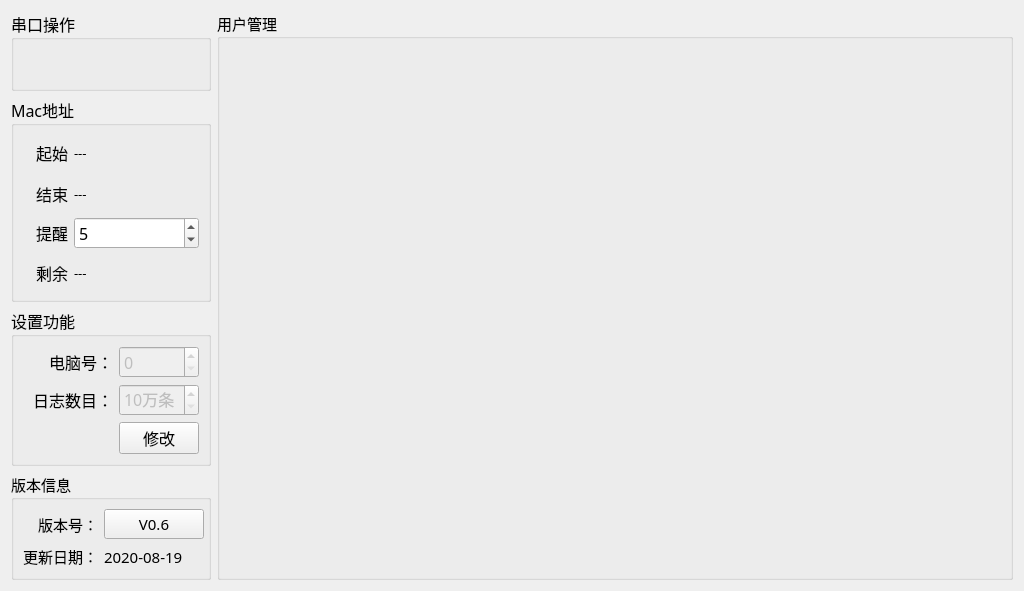
<?xml version="1.0" encoding="UTF-8"?>
<ui version="4.0">
 <class>Setup_MainWid</class>
 <widget class="QWidget" name="Setup_MainWid">
  <property name="geometry">
   <rect>
    <x>0</x>
    <y>0</y>
    <width>1024</width>
    <height>591</height>
   </rect>
  </property>
  <property name="font">
   <font>
    <family>微软雅黑</family>
    <pointsize>11</pointsize>
   </font>
  </property>
  <property name="windowTitle">
   <string>Form</string>
  </property>
  <layout class="QGridLayout" name="gridLayout_6">
   <item row="0" column="0">
    <widget class="QGroupBox" name="groupBox_3">
     <property name="minimumSize">
      <size>
       <width>0</width>
       <height>80</height>
      </size>
     </property>
     <property name="maximumSize">
      <size>
       <width>200</width>
       <height>110</height>
      </size>
     </property>
     <property name="font">
      <font>
       <family>微软雅黑</family>
       <pointsize>12</pointsize>
      </font>
     </property>
     <property name="title">
      <string>串口操作</string>
     </property>
     <layout class="QGridLayout" name="gridLayout">
      <property name="topMargin">
       <number>0</number>
      </property>
      <item row="0" column="0">
       <widget class="QWidget" name="comWid" native="true">
        <property name="minimumSize">
         <size>
          <width>0</width>
          <height>70</height>
         </size>
        </property>
       </widget>
      </item>
     </layout>
    </widget>
   </item>
   <item row="0" column="1" rowspan="4">
    <widget class="QGroupBox" name="groupBox_5">
     <property name="title">
      <string>用户管理</string>
     </property>
     <layout class="QGridLayout" name="gridLayout_4">
      <item row="0" column="0">
       <widget class="QStackedWidget" name="stackedWid"/>
      </item>
     </layout>
    </widget>
   </item>
   <item row="1" column="0">
    <widget class="QGroupBox" name="groupBox_4">
     <property name="maximumSize">
      <size>
       <width>200</width>
       <height>260</height>
      </size>
     </property>
     <property name="font">
      <font>
       <family>微软雅黑</family>
       <pointsize>12</pointsize>
      </font>
     </property>
     <property name="title">
      <string>Mac地址</string>
     </property>
     <layout class="QGridLayout" name="gridLayout_3">
      <item row="0" column="0">
       <widget class="QLabel" name="label_10">
        <property name="minimumSize">
         <size>
          <width>0</width>
          <height>35</height>
         </size>
        </property>
        <property name="maximumSize">
         <size>
          <width>45</width>
          <height>16777215</height>
         </size>
        </property>
        <property name="text">
         <string>起始</string>
        </property>
        <property name="alignment">
         <set>Qt::AlignRight|Qt::AlignTrailing|Qt::AlignVCenter</set>
        </property>
       </widget>
      </item>
      <item row="0" column="1" colspan="2">
       <widget class="QLabel" name="startMacLab">
        <property name="font">
         <font>
          <family>宋体</family>
          <pointsize>10</pointsize>
         </font>
        </property>
        <property name="text">
         <string>---</string>
        </property>
       </widget>
      </item>
      <item row="1" column="0">
       <widget class="QLabel" name="label_9">
        <property name="minimumSize">
         <size>
          <width>0</width>
          <height>35</height>
         </size>
        </property>
        <property name="maximumSize">
         <size>
          <width>45</width>
          <height>16777215</height>
         </size>
        </property>
        <property name="text">
         <string>结束</string>
        </property>
        <property name="alignment">
         <set>Qt::AlignRight|Qt::AlignTrailing|Qt::AlignVCenter</set>
        </property>
       </widget>
      </item>
      <item row="1" column="1" colspan="2">
       <widget class="QLabel" name="endMacLab">
        <property name="font">
         <font>
          <family>宋体</family>
          <pointsize>10</pointsize>
         </font>
        </property>
        <property name="text">
         <string>---</string>
        </property>
       </widget>
      </item>
      <item row="2" column="0">
       <widget class="QLabel" name="label_14">
        <property name="minimumSize">
         <size>
          <width>0</width>
          <height>30</height>
         </size>
        </property>
        <property name="maximumSize">
         <size>
          <width>50</width>
          <height>16777215</height>
         </size>
        </property>
        <property name="text">
         <string>提醒</string>
        </property>
        <property name="alignment">
         <set>Qt::AlignRight|Qt::AlignTrailing|Qt::AlignVCenter</set>
        </property>
       </widget>
      </item>
      <item row="2" column="1" colspan="2">
       <widget class="QSpinBox" name="spinBox">
        <property name="suffix">
         <string/>
        </property>
        <property name="prefix">
         <string/>
        </property>
        <property name="minimum">
         <number>1</number>
        </property>
        <property name="maximum">
         <number>99</number>
        </property>
        <property name="value">
         <number>5</number>
        </property>
       </widget>
      </item>
      <item row="3" column="0">
       <widget class="QLabel" name="label_11">
        <property name="minimumSize">
         <size>
          <width>0</width>
          <height>35</height>
         </size>
        </property>
        <property name="maximumSize">
         <size>
          <width>80</width>
          <height>16777215</height>
         </size>
        </property>
        <property name="text">
         <string>剩余</string>
        </property>
        <property name="alignment">
         <set>Qt::AlignRight|Qt::AlignTrailing|Qt::AlignVCenter</set>
        </property>
       </widget>
      </item>
      <item row="3" column="1" colspan="2">
       <widget class="QLabel" name="cntMacLab">
        <property name="font">
         <font>
          <family>宋体</family>
          <pointsize>10</pointsize>
         </font>
        </property>
        <property name="text">
         <string>---</string>
        </property>
       </widget>
      </item>
     </layout>
    </widget>
   </item>
   <item row="2" column="0">
    <widget class="QGroupBox" name="groupBox_2">
     <property name="minimumSize">
      <size>
       <width>0</width>
       <height>0</height>
      </size>
     </property>
     <property name="maximumSize">
      <size>
       <width>200</width>
       <height>16777215</height>
      </size>
     </property>
     <property name="font">
      <font>
       <family>微软雅黑</family>
       <pointsize>12</pointsize>
      </font>
     </property>
     <property name="title">
      <string>设置功能</string>
     </property>
     <layout class="QGridLayout" name="gridLayout_5">
      <item row="0" column="0">
       <widget class="QLabel" name="label_16">
        <property name="text">
         <string>电脑号：</string>
        </property>
        <property name="alignment">
         <set>Qt::AlignRight|Qt::AlignTrailing|Qt::AlignVCenter</set>
        </property>
       </widget>
      </item>
      <item row="0" column="1">
       <widget class="QSpinBox" name="pcNumSpin">
        <property name="enabled">
         <bool>false</bool>
        </property>
        <property name="styleSheet">
         <string notr="true"/>
        </property>
        <property name="maximum">
         <number>2</number>
        </property>
       </widget>
      </item>
      <item row="1" column="0">
       <widget class="QLabel" name="label_15">
        <property name="text">
         <string>日志数目：</string>
        </property>
        <property name="alignment">
         <set>Qt::AlignRight|Qt::AlignTrailing|Qt::AlignVCenter</set>
        </property>
       </widget>
      </item>
      <item row="1" column="1">
       <widget class="QSpinBox" name="logCountSpin">
        <property name="enabled">
         <bool>false</bool>
        </property>
        <property name="suffix">
         <string>万条</string>
        </property>
        <property name="minimum">
         <number>10</number>
        </property>
       </widget>
      </item>
      <item row="2" column="0">
       <spacer name="horizontalSpacer_2">
        <property name="orientation">
         <enum>Qt::Horizontal</enum>
        </property>
        <property name="sizeHint" stdset="0">
         <size>
          <width>92</width>
          <height>20</height>
         </size>
        </property>
       </spacer>
      </item>
      <item row="2" column="1">
       <widget class="QPushButton" name="pcBtn">
        <property name="text">
         <string>修改</string>
        </property>
       </widget>
      </item>
     </layout>
    </widget>
   </item>
   <item row="3" column="0">
    <widget class="QGroupBox" name="groupBox">
     <property name="maximumSize">
      <size>
       <width>200</width>
       <height>180</height>
      </size>
     </property>
     <property name="title">
      <string>版本信息</string>
     </property>
     <layout class="QGridLayout" name="gridLayout_2">
      <item row="1" column="2">
       <widget class="QLabel" name="label_date">
        <property name="text">
         <string>2020-08-19</string>
        </property>
       </widget>
      </item>
      <item row="0" column="0">
       <widget class="QLabel" name="label">
        <property name="text">
         <string>版本号：</string>
        </property>
        <property name="alignment">
         <set>Qt::AlignRight|Qt::AlignTrailing|Qt::AlignVCenter</set>
        </property>
       </widget>
      </item>
      <item row="1" column="0">
       <widget class="QLabel" name="label_3">
        <property name="text">
         <string>更新日期：</string>
        </property>
        <property name="alignment">
         <set>Qt::AlignRight|Qt::AlignTrailing|Qt::AlignVCenter</set>
        </property>
       </widget>
      </item>
      <item row="0" column="2">
       <widget class="QPushButton" name="verBtn">
        <property name="minimumSize">
         <size>
          <width>100</width>
          <height>30</height>
         </size>
        </property>
        <property name="text">
         <string>V0.6</string>
        </property>
       </widget>
      </item>
     </layout>
    </widget>
   </item>
  </layout>
 </widget>
 <resources/>
 <connections/>
</ui>
